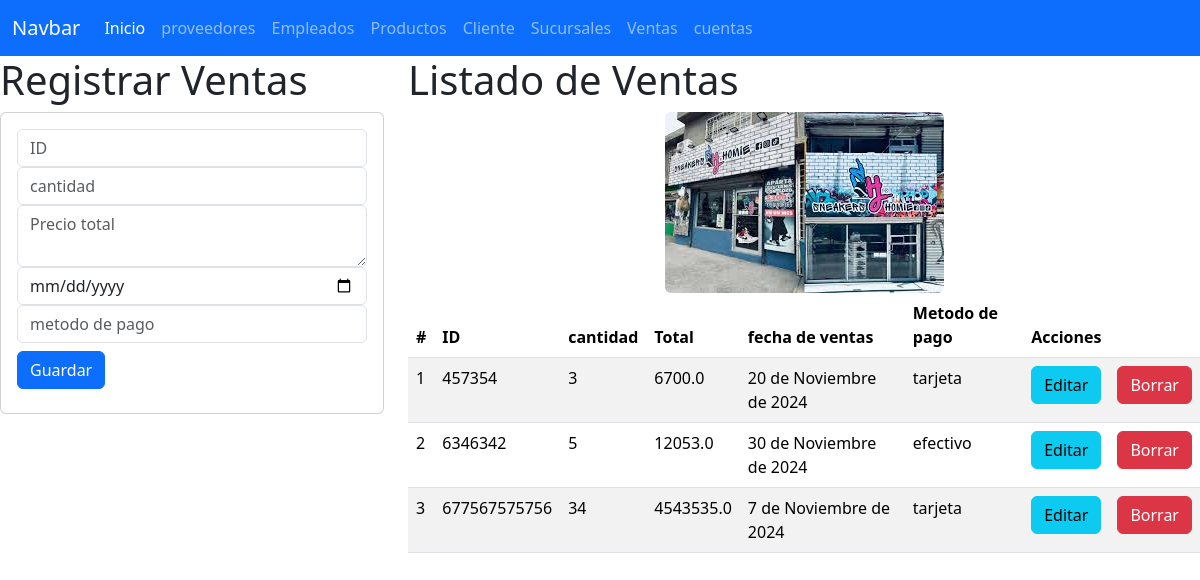
The page /inicio_vistaPromocion on the database its author committed.
### venta_app/models.py (models this page shows, shortened)
class Promocion(models.Model):
    id_ventas = models.IntegerField(primary_key=True)
    cantidad = models.CharField(max_length=100)
    precio_total= models.FloatField()  # Cambié de IntegerField a TextField para una mejor descripción
    venta_fecha= models.DateField()
    metodo_pago = models.CharField(max_length=50)

### venta_app/views.py (the view)
# urls.py: path("inicio_vistaPromocion", views.inicio_vistaPromocion, name="inicio_vistaPromocion"),
def inicio_vistaPromocion(request):
    laspromociones = Promocion.objects.all()
    return render(request, "gestionarPromociones.html", {"mispromociones": laspromociones})

### venta_app/templates/gestionarPromociones.html (shortened to what this page needs)
{% extends "base.html" %}
{% load static %}
{% block cuerpo %}
<div class="row">
    <div class="col-sm-12 col-md-4 col-lg-4 col-xl-4">
        <h1>Registrar Ventas</h1>
        <div class="card">
            <div class="card-body">
                <form action="/registrarPromocion/" method="POST">
                    <div class="form-group">
                        <input type="number" id="txtid_ventas" name="txtid_ventas" class="form-control" placeholder="ID" minLength="6" maxLength="6" required>
                    </div>
                    <div class="form-group">
                        <input type="text" id="txtcantidad" name="txtcantidad" class="form-control" placeholder="cantidad" maxLength="100" required>
                    </div>
                    <div class="form-group">
                        <textarea id="txtprecio_total" name="txtprecio_total" class="form-control" placeholder="Precio total" required></textarea>
                    </div>
                    <div class="form-group">
                        <input type="date" id="txtventa_fecha" name="txtventa_fecha" class="form-control" placeholder="fecha de venta" required>
                    </div>
                    <div class="form-group">
                        <input type="txt" id="txtmetodo_pago" name="txtmetodo_pago" class="form-control" placeholder="metodo de pago" required>
                    </div>
                    <div class="form-group py-2">
                        <button type="submit" class="btn btn-primary">Guardar</button>
                    </div>
                </form>
            </div>
        </div>
    </div>
    <div class="col-sm-12 col-md-4 col-lg-4 col-xl-8">
        <h1>Listado de Ventas</h1>
        <img class="rounded mx-auto d-block" src="{% static "img/tenis.jpg" %}" alt="alexis" />
        <div class="table-responsive">
            <table class="table table-striped">
                <thead>
                    <tr>
                        <th scope="col">#</th>
                        <th scope="col">ID</th>
                        <th scope="col">cantidad</th>
                        <th scope="col">Total</th>
                        <th scope="col">fecha de ventas</th>
                        <th scope="col">Metodo de pago</th>
                        <th colspan="2">Acciones</th>
                    </tr>
                </thead>
                <tbody>
                    {% for m in mispromociones %}
                    <tr>
                        <td>{{ forloop.counter }}</td>
                        <td>{{ m.id_ventas }}</td>
                        <td>{{ m.cantidad }}</td>
                        <td>{{ m.precio_total }}</td>
                        <td>{{ m.venta_fecha }}</td>
                        <td>{{ m.metodo_pago }}</td>
                        <td><a href="seleccionarPromocion/{{ m.id_ventas }}" class="btn btn-info">Editar</a></td>
                        <td><a href="borrarPromocion/{{ m.id_ventas }}" class="btn btn-danger">Borrar</a></td>
                    </tr>
                    {% endfor %}
                </tbody>
            </table>
        </div>
    </div>
</div>
{% endblock %}

### rows shown on the page
Promocion: id_ventas "457354", cantidad "3", precio_total "6700.0", venta_fecha "20 de Noviembre de 2024", metodo_pago "tarjeta"
Promocion: id_ventas "6346342", cantidad "5", precio_total "12053.0", venta_fecha "30 de Noviembre de 2024", metodo_pago "efectivo"
Promocion: id_ventas "677567575756", cantidad "34", precio_total "4543535.0", venta_fecha "7 de Noviembre de 2024", metodo_pago "tarjeta"
